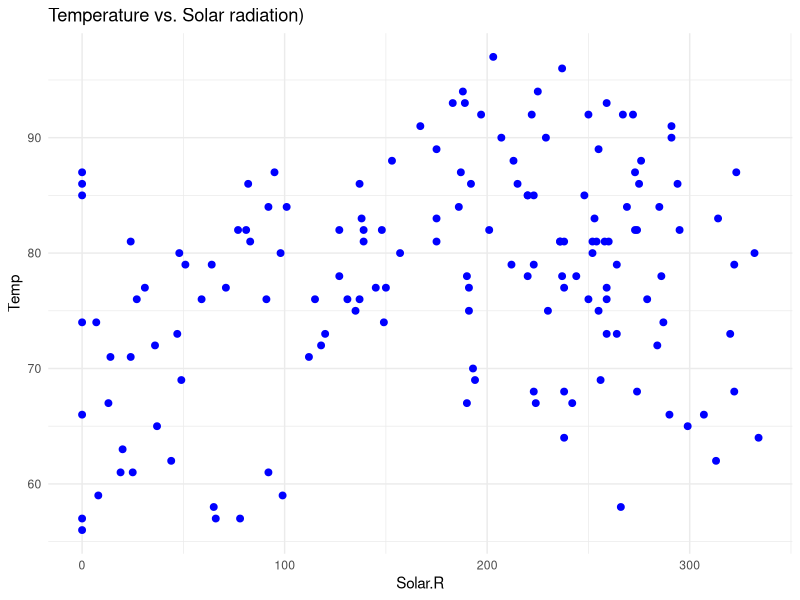

R code for this plot:
library(ggplot2)
library(lubridate)

data(airquality)

head(airquality)

summary(airquality)

str(airquality)

df <- data.frame(airquality)

df[is.na(df)] <- 0

df['Norm_Solar_Rad'] <- as.data.frame(scale(df$Solar.R))

summary(df)

ggplot(df, aes(x = Solar.R, y = Temp)) +
  geom_point(color = "blue", size = 2) +
  theme_minimal() +
  ggtitle("Temperature vs. Solar radiation)")

df
